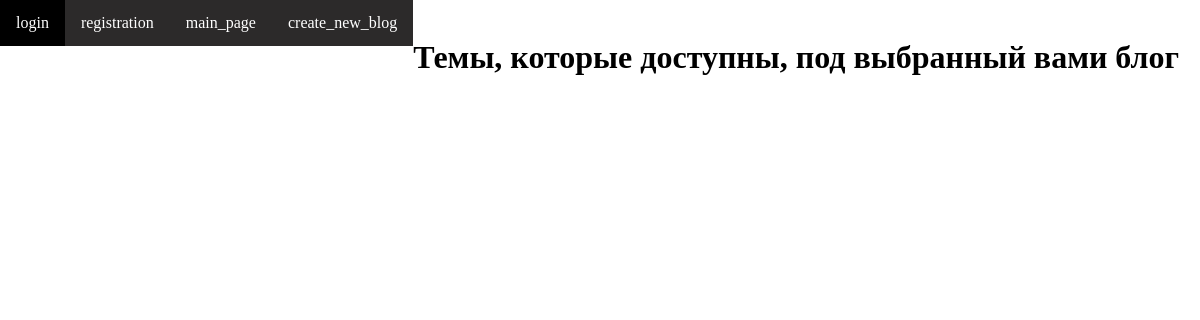
Page /topics5/ on the earlier database version.
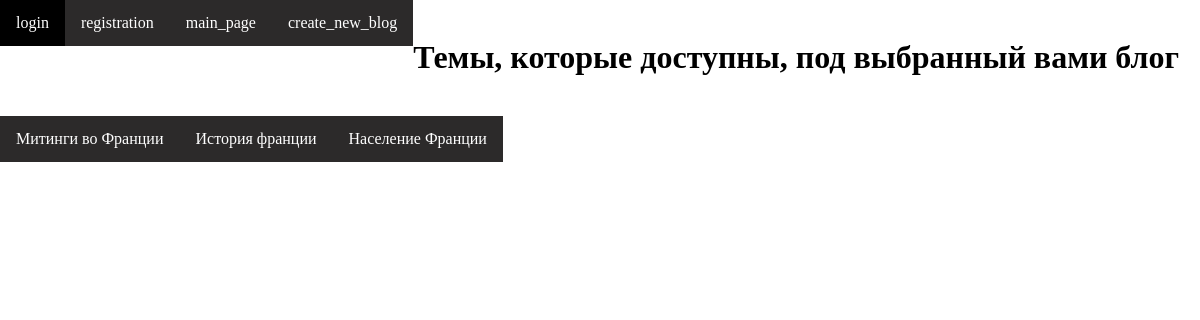
Same page on the later database version.
### myappArticles/models.py (models this page shows, shortened)
class Topic(models.Model):
    title = models.CharField(max_length = 255)
    description = models.TextField()
    userModels = models.ManyToManyField(UserModel)
    Articles = models.ManyToManyField(Article)
    class Meta:
        verbose_name = 'Тема'
        verbose_name_plural = 'Темы'

### myappArticles/views.py (the view)
# urls.py: path('topics<int:blog_id>/', include('myappArticles.urls_topics') ),
def topics(request,blog_id):
    topics= Topic.objects.filter(Articles = blog_id)
    context = {
        'topics':topics,
        'menu': menu
    }
    return render(request, 'myappAccount/topics.html', context=context)

### myappAccount/templates/myappAccount/topics.html
{%extends 'myappAccount/base.html'%}
{%block content%}
<br><h1>Темы, которые доступны, под выбранный вами блог</h1></br>
{%for topic in topics%}
<li><a href="{%url 'details' topic.id %}">{{topic.title}}</a></li>
{%endfor%}
{%endblock%}

### myappAccount/templates/myappAccount/base.html (shortened to what this page needs)
{%load static%}
<!DOCTYPE html>
<html lang="en">
<head>
    <link type = "text/css" rel="stylesheet" href="{%static 'myappAccount/css/style.css' %}"/>
</head>
<body>
    {% block mainmenu %}
    {%for elem in menu %}
        <li><a href="{%url elem.url_name %}">{{elem.title}}</a></li>
    {%endfor%}
    {%endblock%}
    {%block content%}
    {%endblock%}
</body>
</html>

### myappAccount/static/myappAccount/css/style.css (style rules this page uses)
html, body { margin:0; padding:0; }
li { list-style: none; float: left; }
li a { display: block; color: white; text-align: center; padding: 14px 16px; text-decoration: none; }
a { display: block; padding: 8px; background-color: #2c2a2a; }

Differences in the rows shown:
added Topic: title "Митинги во Франции"
added Topic: title "История франции"
added Topic: title "Население Франции"
